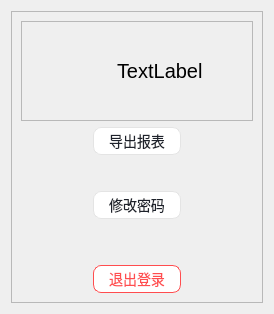
      <widget class="QWidget" name="home">
       <layout class="QVBoxLayout" name="verticalLayout_6">
        <item>
         <widget class="QFrame" name="frame_6">
          <property name="frameShape">
           <enum>QFrame::Shape::StyledPanel</enum>
          </property>
          <property name="frameShadow">
           <enum>QFrame::Shadow::Raised</enum>
          </property>
          <layout class="QGridLayout" name="gridLayout_3">
           <item row="2" column="0">
            <layout class="QHBoxLayout" name="horizontalLayout_12">
             <item>
              <spacer name="horizontalSpacer_14">
               <property name="orientation">
                <enum>Qt::Orientation::Horizontal</enum>
               </property>
               <property name="sizeHint" stdset="0">
                <size>
                 <width>40</width>
                 <height>20</height>
                </size>
               </property>
              </spacer>
             </item>
             <item>
              <widget class="QPushButton" name="exportLogBtn">
               <property name="sizePolicy">
                <sizepolicy hsizetype="Minimum" vsizetype="Fixed">
                 <horstretch>0</horstretch>
                 <verstretch>0</verstretch>
                </sizepolicy>
               </property>
               <property name="minimumSize">
                <size>
                 <width>0</width>
                 <height>28</height>
                </size>
               </property>
               <property name="styleSheet">
                <string notr="true">QPushButton {
    color: #1e222b;
    background-color: #ffffff;
    border: 1px solid rgba(228,228,228,1);
    border-radius: 8px;
    font-family: Microsoft YaHei;
    font-size: 14px;
    padding: 1px 15px;
    min-height: 24px;
    outline: none;  /* 添加这行去除焦点边框 */
}

QPushButton:focus {  /* 添加focus状态样式 */
    outline: none;
    border: 1px solid rgba(228,228,228,1);
}

QPushButton:hover {
    background-color: rgba(30, 34, 43, 0.05);
    border: 1px solid rgba(30, 34, 43, 0.2);
}

QPushButton:pressed {
    background-color: rgba(30, 34, 43, 0.1);
    border: 1px solid rgba(30, 34, 43, 0.3);
    padding: 2px 15px 0px 15px;
}

QPushButton:disabled {
    color: rgba(30, 34, 43, 0.3);
    background-color: rgba(228,228,228,0.3);
    border: 1px solid rgba(228,228,228,0.5);
}

QPushButton:icon {
    padding: 1px 15px 1px 10px;
}</string>
               </property>
               <property name="text">
                <string>导出报表</string>
               </property>
               <property name="flat">
                <bool>false</bool>
               </property>
              </widget>
             </item>
             <item>
              <spacer name="horizontalSpacer_15">
               <property name="orientation">
                <enum>Qt::Orientation::Horizontal</enum>
               </property>
               <property name="sizeType">
                <enum>QSizePolicy::Policy::Expanding</enum>
               </property>
               <property name="sizeHint" stdset="0">
                <size>
                 <width>40</width>
                 <height>20</height>
                </size>
               </property>
              </spacer>
             </item>
            </layout>
           </item>
           <item row="5" column="0">
            <spacer name="verticalSpacer_12">
             <property name="orientation">
              <enum>Qt::Orientation::Vertical</enum>
             </property>
             <property name="sizeHint" stdset="0">
              <size>
               <width>20</width>
               <height>40</height>
              </size>
             </property>
            </spacer>
           </item>
           <item row="4" column="0">
            <layout class="QHBoxLayout" name="horizontalLayout_11">
             <item>
              <spacer name="horizontalSpacer_10">
               <property name="orientation">
                <enum>Qt::Orientation::Horizontal</enum>
               </property>
               <property name="sizeHint" stdset="0">
                <size>
                 <width>40</width>
                 <height>20</height>
                </size>
               </property>
              </spacer>
             </item>
             <item>
              <widget class="QPushButton" name="changePasswordBtn">
               <property name="sizePolicy">
                <sizepolicy hsizetype="Minimum" vsizetype="Fixed">
                 <horstretch>0</horstretch>
                 <verstretch>0</verstretch>
                </sizepolicy>
               </property>
               <property name="minimumSize">
                <size>
                 <width>0</width>
                 <height>28</height>
                </size>
               </property>
               <property name="styleSheet">
                <string notr="true">QPushButton {
    color: #1e222b;
    background-color: #ffffff;
    border: 1px solid rgba(228,228,228,1);
    border-radius: 8px;
    font-family: Microsoft YaHei;
    font-size: 14px;
    padding: 1px 15px;
    min-height: 24px;
    outline: none;  /* 添加这行去除焦点边框 */
}

QPushButton:focus {  /* 添加focus状态样式 */
    outline: none;
    border: 1px solid rgba(228,228,228,1);
}

QPushButton:hover {
    background-color: rgba(30, 34, 43, 0.05);
    border: 1px solid rgba(30, 34, 43, 0.2);
}

QPushButton:pressed {
    background-color: rgba(30, 34, 43, 0.1);
    border: 1px solid rgba(30, 34, 43, 0.3);
    padding: 2px 15px 0px 15px;
}

QPushButton:disabled {
    color: rgba(30, 34, 43, 0.3);
    background-color: rgba(228,228,228,0.3);
    border: 1px solid rgba(228,228,228,0.5);
}

QPushButton:icon {
    padding: 1px 15px 1px 10px;
}</string>
               </property>
               <property name="text">
                <string>修改密码</string>
               </property>
               <property name="flat">
                <bool>false</bool>
               </property>
              </widget>
             </item>
             <item>
              <spacer name="horizontalSpacer_11">
               <property name="orientation">
                <enum>Qt::Orientation::Horizontal</enum>
               </property>
               <property name="sizeType">
                <enum>QSizePolicy::Policy::Expanding</enum>
               </property>
               <property name="sizeHint" stdset="0">
                <size>
                 <width>40</width>
                 <height>20</height>
                </size>
               </property>
              </spacer>
             </item>
            </layout>
           </item>
           <item row="0" column="0">
            <widget class="QFrame" name="frame_7">
             <property name="frameShape">
              <enum>QFrame::Shape::StyledPanel</enum>
             </property>
             <property name="frameShadow">
              <enum>QFrame::Shadow::Raised</enum>
             </property>
             <layout class="QHBoxLayout" name="horizontalLayout_10">
              <item>
               <widget class="QLabel" name="userImageDisplay">
                <property name="minimumSize">
                 <size>
                  <width>80</width>
                  <height>80</height>
                 </size>
                </property>
                <property name="text">
                 <string/>
                </property>
                <property name="textFormat">
                 <enum>Qt::TextFormat::AutoText</enum>
                </property>
                <property name="scaledContents">
                 <bool>false</bool>
                </property>
               </widget>
              </item>
              <item>
               <widget class="QLabel" name="usernameDisplay">
                <property name="styleSheet">
                 <string notr="true">font-size:20px;</string>
                </property>
                <property name="text">
                 <string>TextLabel</string>
                </property>
               </widget>
              </item>
              <item>
               <spacer name="horizontalSpacer_16">
                <property name="orientation">
                 <enum>Qt::Orientation::Horizontal</enum>
                </property>
                <property name="sizeHint" stdset="0">
                 <size>
                  <width>40</width>
                  <height>20</height>
                 </size>
                </property>
               </spacer>
              </item>
             </layout>
            </widget>
           </item>
           <item row="3" column="0">
            <spacer name="verticalSpacer_11">
             <property name="orientation">
              <enum>Qt::Orientation::Vertical</enum>
             </property>
             <property name="sizeType">
              <enum>QSizePolicy::Policy::Preferred</enum>
             </property>
             <property name="sizeHint" stdset="0">
              <size>
               <width>20</width>
               <height>30</height>
              </size>
             </property>
            </spacer>
           </item>
           <item row="8" column="0">
            <layout class="QHBoxLayout" name="horizontalLayout_8">
             <item>
              <spacer name="horizontalSpacer_13">
               <property name="orientation">
                <enum>Qt::Orientation::Horizontal</enum>
               </property>
               <property name="sizeHint" stdset="0">
                <size>
                 <width>40</width>
                 <height>20</height>
                </size>
               </property>
              </spacer>
             </item>
             <item>
              <widget class="QPushButton" name="logoutBtn">
               <property name="minimumSize">
                <size>
                 <width>0</width>
                 <height>28</height>
                </size>
               </property>
               <property name="styleSheet">
                <string notr="true">QPushButton#logoutBtn {  /* 使用对象名来特指退出按钮 */
    color: #ff4d4f;        /* 文字使用红色 */
    background-color: #ffffff;
    border: 1px solid #ff4d4f;  /* 边框使用红色 */
    border-radius: 8px;
    font-family: Microsoft YaHei;
    font-size: 14px;
    padding: 1px 15px;
    min-height: 24px;
    outline: none;
}

QPushButton#logoutBtn:focus {
    outline: none;
    border: 1px solid #ff4d4f;
}

QPushButton#logoutBtn:hover {
    color: #ffffff;              /* 悬浮时文字变白 */
    background-color: #ff4d4f;   /* 悬浮时背景变红 */
    border: 1px solid #ff4d4f;
}

QPushButton#logoutBtn:pressed {
    color: #ffffff;
    background-color: #cf1322;   /* 按下时使用深红色 */
    border: 1px solid #cf1322;
    padding: 2px 15px 0px 15px;
}

QPushButton#logoutBtn:disabled {
    color: rgba(255, 77, 79, 0.4);
    background-color: rgba(255, 77, 79, 0.1);
    border: 1px solid rgba(255, 77, 79, 0.2);
}</string>
               </property>
               <property name="text">
                <string>退出登录</string>
               </property>
              </widget>
             </item>
             <item>
              <spacer name="horizontalSpacer_12">
               <property name="orientation">
                <enum>Qt::Orientation::Horizontal</enum>
               </property>
               <property name="sizeHint" stdset="0">
                <size>
                 <width>40</width>
                 <height>20</height>
                </size>
               </property>
              </spacer>
             </item>
            </layout>
           </item>
          </layout>
         </widget>
        </item>
       </layout>
      </widget>
